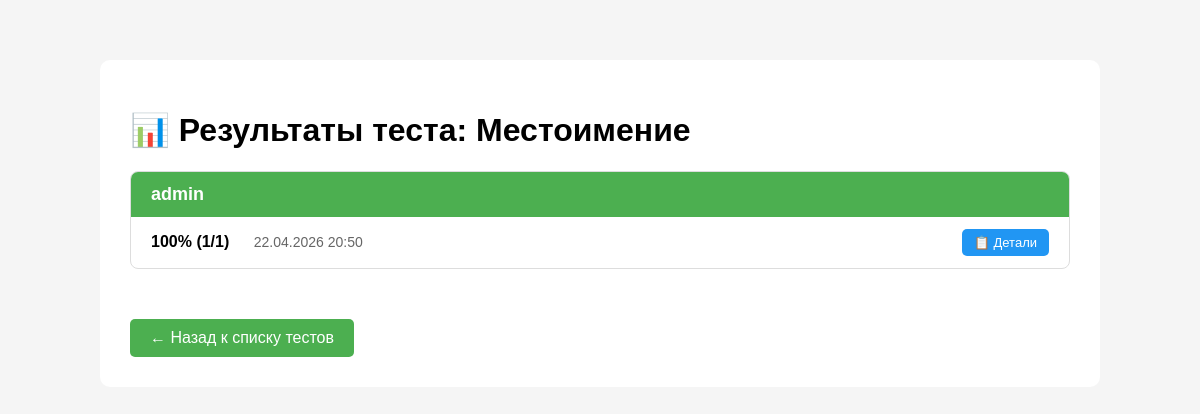
/tests/test/1365/results/ (signed in), run on the app's committed database.
### tests/models.py (models this page shows, shortened)
class Test(models.Model):
    title = models.CharField(max_length=200)
    description = models.TextField(blank=True)
    author = models.ForeignKey(settings.AUTH_USER_MODEL, on_delete=models.CASCADE)
    created_at = models.DateTimeField(auto_now_add=True)
    last_activity = models.DateTimeField(auto_now=True)
    tags = models.ManyToManyField('Tag', blank=True)

class Result(models.Model):
    student = models.ForeignKey(
        settings.AUTH_USER_MODEL,
        on_delete=models.CASCADE,
        null=True,
        blank=True
    )
    first_name = models.CharField(max_length=100, blank=True)
    last_name = models.CharField(max_length=100, blank=True)
    test = models.ForeignKey(Test, on_delete=models.CASCADE)
    score = models.IntegerField()
    total = models.IntegerField()
    completed_at = models.DateTimeField(auto_now_add=True)

### accounts/models.py (models this page shows, shortened)
class User(AbstractUser):
    ROLE_CHOICES = [
        ('teacher', 'Учитель'),
        ('moderator', 'Модератор'),
        ('admin', 'Администратор'),
    ]
    role = models.CharField(max_length=20, choices=ROLE_CHOICES, default='teacher')

### tests/views.py (the view)
# urls.py: path('test/<int:test_id>/results/', views.test_results, name='test_results'),
@staff_member_required
def test_results(request, test_id):
    test = get_object_or_404(Test, id=test_id)
    results = Result.objects.filter(test=test).order_by('-completed_at')
    students = {}
    for r in results:
        if r.first_name and r.last_name:
            name = f"{r.first_name} {r.last_name}"
        elif r.student:
            name = r.student.username
        else:
            name = "Аноним"
        if name not in students:
            students[name] = []
        students[name].append({
            'id': r.id,
            'score': r.score,
            'total': r.total,
            'percent': int(r.score / r.total * 100) if r.total > 0 else 0,
            'completed_at': r.completed_at,
        })
    return render(request, 'tests/test_results.html', {
        'test': test,
        'students': students,
    })

### templates/tests/test_results.html (shortened to what this page needs)
<!DOCTYPE html>
<html>
<head>
</head>
<body>
    <div class="container">
        <h1>📊 Результаты теста: {{ test.title }}</h1>
        {% for name, attempts in students.items %}
        <div class="student-block">
            <div class="student-name">{{ name }}</div>
            {% for att in attempts %}
            <div class="attempt">
                <div class="attempt-info">
                    <span class="attempt-score">{{ att.percent }}% ({{ att.score }}/{{ att.total }})</span>
                    <span class="attempt-date">{{ att.completed_at|date:"d.m.Y H:i" }}</span>
                </div>
                <a href="{% url 'result_detail' att.id %}" class="btn-detail">📋 Детали</a>
            </div>
            {% endfor %}
        </div>
        {% empty %}
        <p>Пока нет результатов.</p>
        {% endfor %}
        <a href="{% url 'teacher_home' %}" class="back-link">← Назад к списку тестов</a>
    </div>
</body>
</html>

### templates/tests/test_results.html (style rules this page uses)
body { font-family: Arial, sans-serif; max-width: 1000px; margin: 40px auto; padding: 20px; background: #f5f5f5; }
.container { background: white; padding: 30px; border-radius: 10px; }
.student-block { margin-bottom: 30px; border: 1px solid #ddd; border-radius: 8px; overflow: hidden; }
.student-name { background: #4CAF50; color: white; padding: 12px 20px; font-size: 18px; font-weight: bold; }
.attempt { padding: 12px 20px; border-bottom: 1px solid #eee; display: flex; justify-content: space-between; align-items: center; }
.attempt:last-child { border-bottom: none; }
.attempt-info { flex: 2; }
.attempt-score { font-weight: bold; margin-right: 20px; }
.attempt-date { color: #666; font-size: 14px; }
.btn-detail { background: #2196F3; color: white; padding: 6px 12px; text-decoration: none; border-radius: 5px; font-size: 13px; }
.back-link { display: inline-block; margin-top: 20px; background: #4CAF50; color: white; padding: 10px 20px; text-decoration: none; border-radius: 5px; }

### data on the page
Test: title "Местоимение"
User: students "admin"
Result: completed_at "22.04.2026 20:50"

### other printed values
{{ att.percent }} "100"
{{ att.score }} "1"
{{ att.total }} "1"
